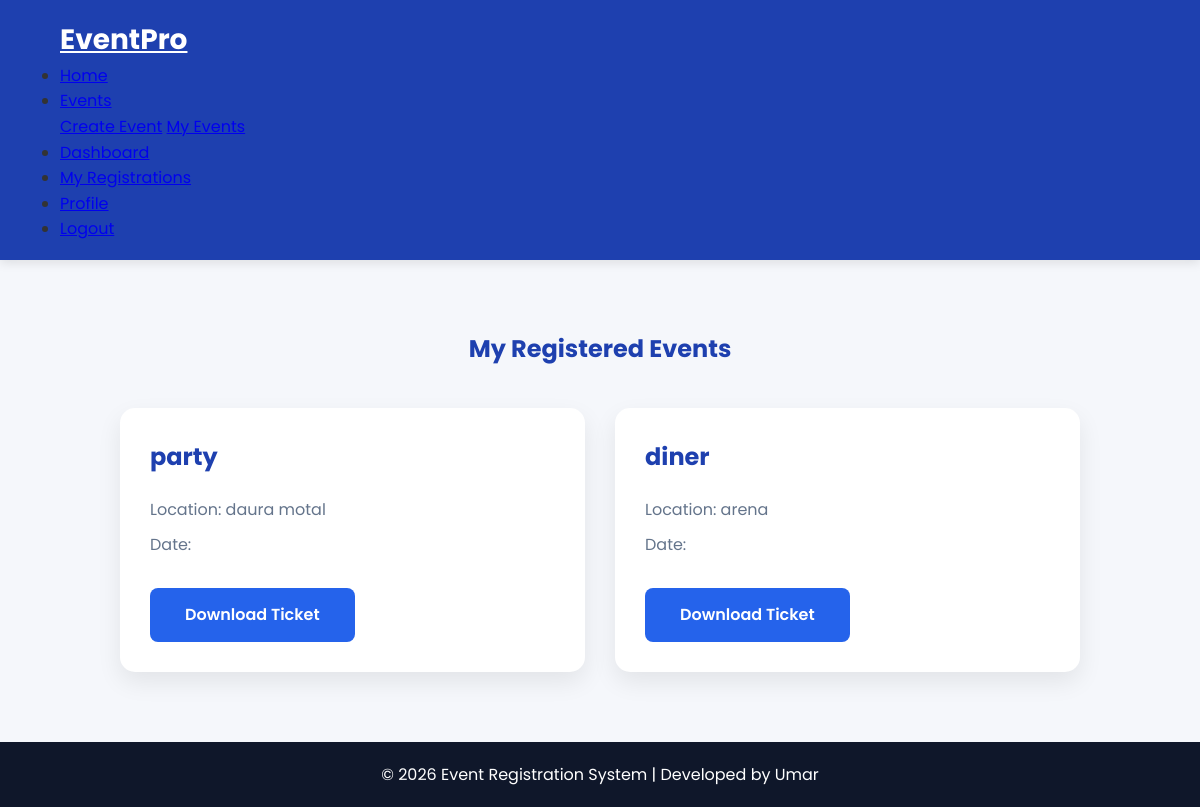
The app's page /my-registrations/ (signed in) with its own data.
### events/models.py (models this page shows, shortened)
class Registration(models.Model):
    user = models.ForeignKey(
        User,
        on_delete=models.CASCADE
    )
    event = models.ForeignKey(
        Event,
        on_delete=models.CASCADE
    )
    registration_date = models.DateTimeField(
        auto_now_add=True
    )
    class Meta:
        unique_together = ("user", "event")

class Event(models.Model):
    title = models.CharField(max_length=200)
    category = models.CharField(max_length=100)
    location = models.CharField(max_length=200)
    event_date = models.DateField()
    event_time = models.TimeField()
    description = models.TextField()
    image = models.ImageField(
        upload_to="events/",
        blank=True,
        null=True
    )
    seats = models.PositiveIntegerField()
    created_at = models.DateTimeField(auto_now_add=True)
    created_by = models.ForeignKey(
        User,
        on_delete=models.CASCADE,
        related_name="events"
    )

### events/views.py (the view)
@login_required
def my_registrations(request):
    registrations = Registration.objects.filter(
        user=request.user
    )
    context = {
        "registrations": registrations
    }
    return render(
        request,
        "my_registrations.html",
        context
    )

### events/templates/my_registrations.html (shortened to what this page needs)
{% extends 'base.html' %}
{% block content %}
<section class="events-page">
<h1>
My Registered Events
</h1>
<div class="event-cards">
{% for registration in registrations %}
<div class="event-card">
<h2>
{{ registration.event.title }}
</h2>
<p>
Location:
{{ registration.event.location }}
</p>
<p>
Date:
</p>
<a href="{% url 'download_ticket' registration.id %}"
   class="btn">
    Download Ticket
</a>
</div>
{% empty %}
<p>
You have no registrations yet.
</p>
{% endfor %}
</div>
</section>
{% endblock %}

### events/static/css/style.css (style rules this page uses)
* { margin:0; padding:0; box-sizing:border-box; font-family:"Poppins",sans-serif; }
body { background:#f5f7fb; color:#333; line-height:1.6; }
.btn { display:inline-block; background:#2563eb; color:white; padding:14px 35px; border-radius:8px; text-decoration:none; font-weight:600; transition:.3s; }
.events-page { padding:70px 10%; }
.events-page h1 { text-align:center; color:#1e40af; margin-bottom:40px; }
.event-cards { display:grid; grid-template-columns: repeat(auto-fit,minmax(280px,1fr)); gap:30px; }
.event-card { background:white; padding:30px; border-radius:15px; box-shadow: 0 10px 25px rgba(0,0,0,.08); transition:.3s; }
.event-card h2 { color:#1e40af; margin-bottom:20px; }
.event-card p { color:#64748b; margin:10px 0; }
.event-card .btn { margin-top:20px; }

### records on screen
Registration: event "party", event.location "daura motal"
Registration: event "diner", event.location "arena"
